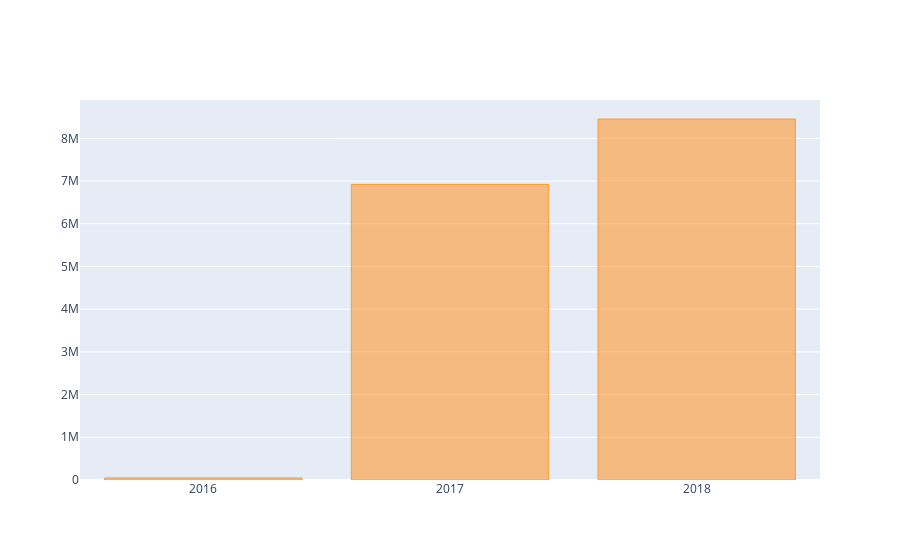

Write notebook code for a chart like this one.
### Markdown cell above
#### 은근히 x tick 제어가 필요할 때가 꽤 있음

### Code cell
layout = {
    'xaxis' : {
        # (상기) showticklabels는 index를 표출할거냐 안할거냐와 관련된 옵션이다.
        'showticklabels' : True,
        'tickvals' : [2016, 2017, 2018]
    }
}

merged_order_payment_year.iplot(kind = 'bar', theme = 'white', layout = layout)

### Figure 1 — Plotly figure (JSON) as saved in the notebook; plotly's stock layout.template omitted (floating-point values rounded to 4 significant figures)
{"data": [{"marker": {"color": "rgba(255, 153, 51, 0.6)", "line": {"color": "rgba(255, 153, 51, 1.0)", "width": 1}}, "name": "payment_value", "orientation": "v", "text": "", "type": "bar", "x": [2016, 2017, 2018], "y": [47290.0, 6920000.0, 8452000.0]}], "layout": {"xaxis": {"showticklabels": true, "tickvals": [2016, 2017, 2018]}}}
